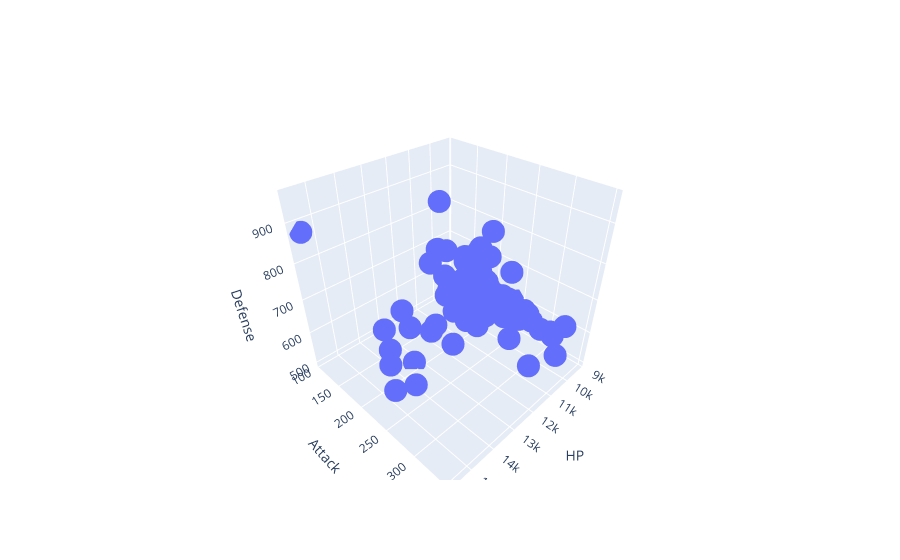

Write notebook code for a chart like this one.
### Code cell
import plotly.graph_objs as go

fig = go.Figure(data=[go.Scatter3d(
    x=df['hp_90_90'],
    y=df['atk_90_90'],
    z=df['def_90_90'],
    mode='markers'
)])

fig.update_layout(
    scene=dict(
        xaxis_title='HP',
        yaxis_title='Attack',
        zaxis_title='Defense'
    )
)

fig.show()
# Selanjutnya, kita hanya akan menggunakan data dengan kolom_2

df_train = df[kolom_2]
df_train
